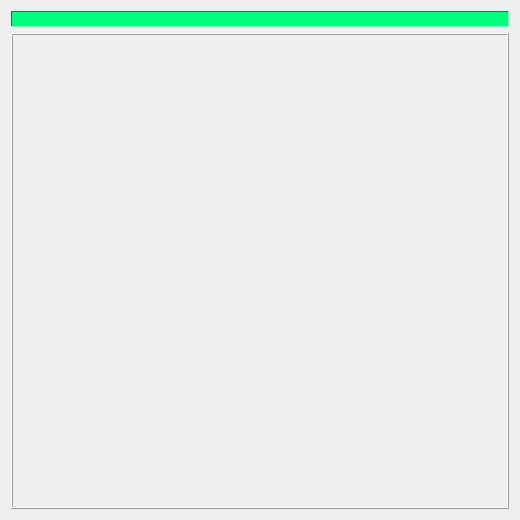
<?xml version="1.0" encoding="UTF-8"?>
<ui version="4.0">
 <class>SnakeDlg</class>
 <widget class="QDialog" name="SnakeDlg">
  <property name="geometry">
   <rect>
    <x>0</x>
    <y>0</y>
    <width>520</width>
    <height>520</height>
   </rect>
  </property>
  <property name="windowTitle">
   <string>贪食蛇</string>
  </property>
  <layout class="QVBoxLayout" name="verticalLayout">
   <item>
    <widget class="QLabel" name="m_labSb">
     <property name="palette">
      <palette>
       <active>
        <colorrole role="WindowText">
         <brush brushstyle="SolidPattern">
          <color alpha="255">
           <red>0</red>
           <green>0</green>
           <blue>0</blue>
          </color>
         </brush>
        </colorrole>
        <colorrole role="Button">
         <brush brushstyle="SolidPattern">
          <color alpha="255">
           <red>0</red>
           <green>255</green>
           <blue>127</blue>
          </color>
         </brush>
        </colorrole>
        <colorrole role="Light">
         <brush brushstyle="SolidPattern">
          <color alpha="255">
           <red>127</red>
           <green>255</green>
           <blue>191</blue>
          </color>
         </brush>
        </colorrole>
        <colorrole role="Midlight">
         <brush brushstyle="SolidPattern">
          <color alpha="255">
           <red>63</red>
           <green>255</green>
           <blue>159</blue>
          </color>
         </brush>
        </colorrole>
        <colorrole role="Dark">
         <brush brushstyle="SolidPattern">
          <color alpha="255">
           <red>0</red>
           <green>127</green>
           <blue>63</blue>
          </color>
         </brush>
        </colorrole>
        <colorrole role="Mid">
         <brush brushstyle="SolidPattern">
          <color alpha="255">
           <red>0</red>
           <green>170</green>
           <blue>84</blue>
          </color>
         </brush>
        </colorrole>
        <colorrole role="Text">
         <brush brushstyle="SolidPattern">
          <color alpha="255">
           <red>0</red>
           <green>0</green>
           <blue>0</blue>
          </color>
         </brush>
        </colorrole>
        <colorrole role="BrightText">
         <brush brushstyle="SolidPattern">
          <color alpha="255">
           <red>255</red>
           <green>255</green>
           <blue>255</blue>
          </color>
         </brush>
        </colorrole>
        <colorrole role="ButtonText">
         <brush brushstyle="SolidPattern">
          <color alpha="255">
           <red>0</red>
           <green>0</green>
           <blue>0</blue>
          </color>
         </brush>
        </colorrole>
        <colorrole role="Base">
         <brush brushstyle="SolidPattern">
          <color alpha="255">
           <red>255</red>
           <green>255</green>
           <blue>255</blue>
          </color>
         </brush>
        </colorrole>
        <colorrole role="Window">
         <brush brushstyle="SolidPattern">
          <color alpha="255">
           <red>0</red>
           <green>255</green>
           <blue>127</blue>
          </color>
         </brush>
        </colorrole>
        <colorrole role="Shadow">
         <brush brushstyle="SolidPattern">
          <color alpha="255">
           <red>0</red>
           <green>0</green>
           <blue>0</blue>
          </color>
         </brush>
        </colorrole>
        <colorrole role="AlternateBase">
         <brush brushstyle="SolidPattern">
          <color alpha="255">
           <red>127</red>
           <green>255</green>
           <blue>191</blue>
          </color>
         </brush>
        </colorrole>
        <colorrole role="ToolTipBase">
         <brush brushstyle="SolidPattern">
          <color alpha="255">
           <red>255</red>
           <green>255</green>
           <blue>220</blue>
          </color>
         </brush>
        </colorrole>
        <colorrole role="ToolTipText">
         <brush brushstyle="SolidPattern">
          <color alpha="255">
           <red>0</red>
           <green>0</green>
           <blue>0</blue>
          </color>
         </brush>
        </colorrole>
       </active>
       <inactive>
        <colorrole role="WindowText">
         <brush brushstyle="SolidPattern">
          <color alpha="255">
           <red>0</red>
           <green>0</green>
           <blue>0</blue>
          </color>
         </brush>
        </colorrole>
        <colorrole role="Button">
         <brush brushstyle="SolidPattern">
          <color alpha="255">
           <red>0</red>
           <green>255</green>
           <blue>127</blue>
          </color>
         </brush>
        </colorrole>
        <colorrole role="Light">
         <brush brushstyle="SolidPattern">
          <color alpha="255">
           <red>127</red>
           <green>255</green>
           <blue>191</blue>
          </color>
         </brush>
        </colorrole>
        <colorrole role="Midlight">
         <brush brushstyle="SolidPattern">
          <color alpha="255">
           <red>63</red>
           <green>255</green>
           <blue>159</blue>
          </color>
         </brush>
        </colorrole>
        <colorrole role="Dark">
         <brush brushstyle="SolidPattern">
          <color alpha="255">
           <red>0</red>
           <green>127</green>
           <blue>63</blue>
          </color>
         </brush>
        </colorrole>
        <colorrole role="Mid">
         <brush brushstyle="SolidPattern">
          <color alpha="255">
           <red>0</red>
           <green>170</green>
           <blue>84</blue>
          </color>
         </brush>
        </colorrole>
        <colorrole role="Text">
         <brush brushstyle="SolidPattern">
          <color alpha="255">
           <red>0</red>
           <green>0</green>
           <blue>0</blue>
          </color>
         </brush>
        </colorrole>
        <colorrole role="BrightText">
         <brush brushstyle="SolidPattern">
          <color alpha="255">
           <red>255</red>
           <green>255</green>
           <blue>255</blue>
          </color>
         </brush>
        </colorrole>
        <colorrole role="ButtonText">
         <brush brushstyle="SolidPattern">
          <color alpha="255">
           <red>0</red>
           <green>0</green>
           <blue>0</blue>
          </color>
         </brush>
        </colorrole>
        <colorrole role="Base">
         <brush brushstyle="SolidPattern">
          <color alpha="255">
           <red>255</red>
           <green>255</green>
           <blue>255</blue>
          </color>
         </brush>
        </colorrole>
        <colorrole role="Window">
         <brush brushstyle="SolidPattern">
          <color alpha="255">
           <red>0</red>
           <green>255</green>
           <blue>127</blue>
          </color>
         </brush>
        </colorrole>
        <colorrole role="Shadow">
         <brush brushstyle="SolidPattern">
          <color alpha="255">
           <red>0</red>
           <green>0</green>
           <blue>0</blue>
          </color>
         </brush>
        </colorrole>
        <colorrole role="AlternateBase">
         <brush brushstyle="SolidPattern">
          <color alpha="255">
           <red>127</red>
           <green>255</green>
           <blue>191</blue>
          </color>
         </brush>
        </colorrole>
        <colorrole role="ToolTipBase">
         <brush brushstyle="SolidPattern">
          <color alpha="255">
           <red>255</red>
           <green>255</green>
           <blue>220</blue>
          </color>
         </brush>
        </colorrole>
        <colorrole role="ToolTipText">
         <brush brushstyle="SolidPattern">
          <color alpha="255">
           <red>0</red>
           <green>0</green>
           <blue>0</blue>
          </color>
         </brush>
        </colorrole>
       </inactive>
       <disabled>
        <colorrole role="WindowText">
         <brush brushstyle="SolidPattern">
          <color alpha="255">
           <red>0</red>
           <green>127</green>
           <blue>63</blue>
          </color>
         </brush>
        </colorrole>
        <colorrole role="Button">
         <brush brushstyle="SolidPattern">
          <color alpha="255">
           <red>0</red>
           <green>255</green>
           <blue>127</blue>
          </color>
         </brush>
        </colorrole>
        <colorrole role="Light">
         <brush brushstyle="SolidPattern">
          <color alpha="255">
           <red>127</red>
           <green>255</green>
           <blue>191</blue>
          </color>
         </brush>
        </colorrole>
        <colorrole role="Midlight">
         <brush brushstyle="SolidPattern">
          <color alpha="255">
           <red>63</red>
           <green>255</green>
           <blue>159</blue>
          </color>
         </brush>
        </colorrole>
        <colorrole role="Dark">
         <brush brushstyle="SolidPattern">
          <color alpha="255">
           <red>0</red>
           <green>127</green>
           <blue>63</blue>
          </color>
         </brush>
        </colorrole>
        <colorrole role="Mid">
         <brush brushstyle="SolidPattern">
          <color alpha="255">
           <red>0</red>
           <green>170</green>
           <blue>84</blue>
          </color>
         </brush>
        </colorrole>
        <colorrole role="Text">
         <brush brushstyle="SolidPattern">
          <color alpha="255">
           <red>0</red>
           <green>127</green>
           <blue>63</blue>
          </color>
         </brush>
        </colorrole>
        <colorrole role="BrightText">
         <brush brushstyle="SolidPattern">
          <color alpha="255">
           <red>255</red>
           <green>255</green>
           <blue>255</blue>
          </color>
         </brush>
        </colorrole>
        <colorrole role="ButtonText">
         <brush brushstyle="SolidPattern">
          <color alpha="255">
           <red>0</red>
           <green>127</green>
           <blue>63</blue>
          </color>
         </brush>
        </colorrole>
        <colorrole role="Base">
         <brush brushstyle="SolidPattern">
          <color alpha="255">
           <red>0</red>
           <green>255</green>
           <blue>127</blue>
          </color>
         </brush>
        </colorrole>
        <colorrole role="Window">
         <brush brushstyle="SolidPattern">
          <color alpha="255">
           <red>0</red>
           <green>255</green>
           <blue>127</blue>
          </color>
         </brush>
        </colorrole>
        <colorrole role="Shadow">
         <brush brushstyle="SolidPattern">
          <color alpha="255">
           <red>0</red>
           <green>0</green>
           <blue>0</blue>
          </color>
         </brush>
        </colorrole>
        <colorrole role="AlternateBase">
         <brush brushstyle="SolidPattern">
          <color alpha="255">
           <red>0</red>
           <green>255</green>
           <blue>127</blue>
          </color>
         </brush>
        </colorrole>
        <colorrole role="ToolTipBase">
         <brush brushstyle="SolidPattern">
          <color alpha="255">
           <red>255</red>
           <green>255</green>
           <blue>220</blue>
          </color>
         </brush>
        </colorrole>
        <colorrole role="ToolTipText">
         <brush brushstyle="SolidPattern">
          <color alpha="255">
           <red>0</red>
           <green>0</green>
           <blue>0</blue>
          </color>
         </brush>
        </colorrole>
       </disabled>
      </palette>
     </property>
     <property name="autoFillBackground">
      <bool>true</bool>
     </property>
     <property name="frameShape">
      <enum>QFrame::Panel</enum>
     </property>
     <property name="frameShadow">
      <enum>QFrame::Sunken</enum>
     </property>
     <property name="text">
      <string/>
     </property>
     <property name="alignment">
      <set>Qt::AlignCenter</set>
     </property>
    </widget>
   </item>
   <item>
    <widget class="QFrame" name="m_frmAction">
     <property name="sizePolicy">
      <sizepolicy hsizetype="Preferred" vsizetype="Expanding">
       <horstretch>0</horstretch>
       <verstretch>0</verstretch>
      </sizepolicy>
     </property>
     <property name="frameShape">
      <enum>QFrame::Box</enum>
     </property>
     <property name="frameShadow">
      <enum>QFrame::Raised</enum>
     </property>
    </widget>
   </item>
  </layout>
 </widget>
 <layoutdefault spacing="6" margin="11"/>
 <resources/>
 <connections/>
</ui>
